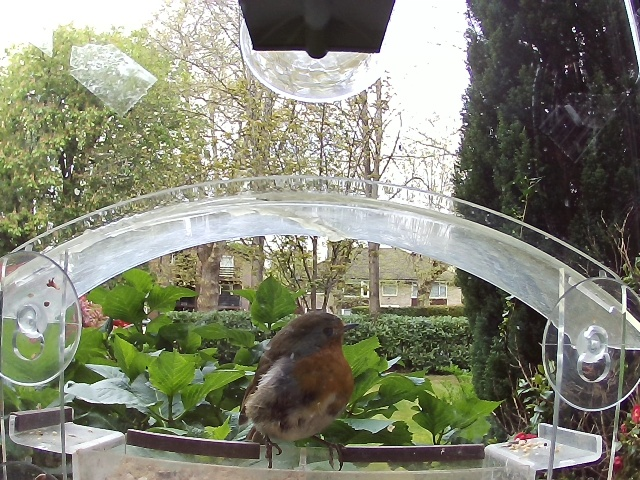
#> input picture images/01498ef6-8de6-4d46-183e-8109d0e59000.jpg, 640 x 480 px, given in place of 2bb55ec9-8f99-4fec-d544-a25e17cf3200.jpg, which was not available
$ python light_divider.py
#> lines starting #> are read from the running program, lines starting #| are printed output that depends on the picture; pictures that were not available may be replaced by others from this repository, and a replacement may not be noted
#> (reads meta_dict.json from the repository)
import json
import cv2 as cv
import numpy as np
from matplotlib import pyplot as plt
# Opening JSON file

def sort_images(ids):
    for id in ids:
        generic = f"./images/{id}.jpg"
        img = cv.imread(generic, cv.IMREAD_COLOR_BGR)
#> img is the input picture: shape (480, 640, 3); mean B, G, R 115.9, 133.4, 131.6
        hsv = cv.cvtColor(img, cv.COLOR_BGR2HSV)
#> hsv: shape (480, 640, 3); mean H, S, V 55, 54.7, 137.4
        hues  = hsv[:,:,0]
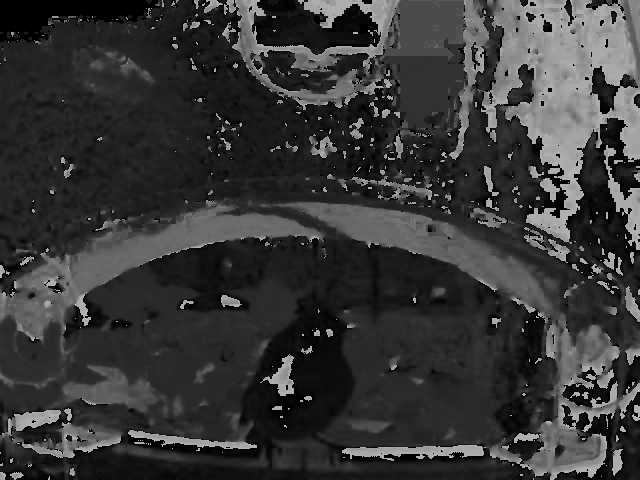
#> hues: shape (480, 640); min 0, max 179, mean 55
        sat = hsv[:,:,1]
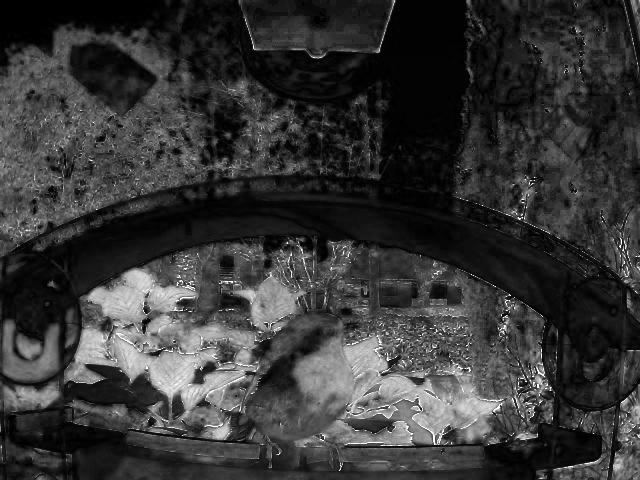
#> sat: shape (480, 640); min 0, max 255, mean 54.7
        vals = hsv[:,:,2]
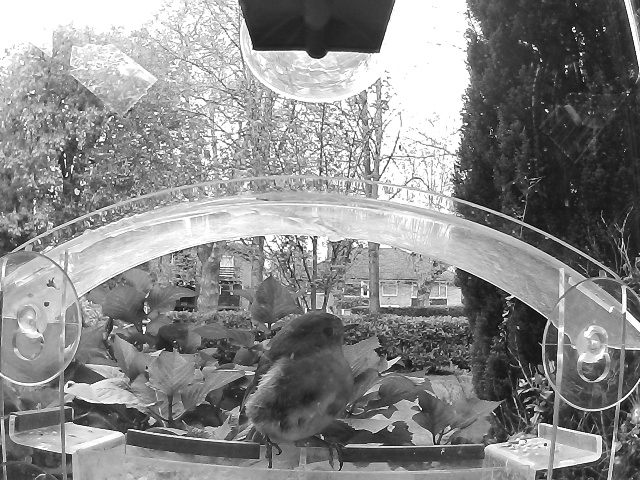
#> vals: shape (480, 640); min 1, max 255, mean 137.4
        flat_hues = hues.flatten()
        flat_vals = vals.flatten()
        if np.std(flat_vals) < 30:
            cv.imwrite(f"./images_light/too_dark/{id}.jpg", img)
        elif np.std(flat_hues) < 30:
            cv.imwrite(f"./images_light/night/{id}.jpg", img)
        else:
            cv.imwrite(f"./images_light/day/{id}.jpg", img)
#> pass 2 of the loop in sort_images, `for id in ids:`:
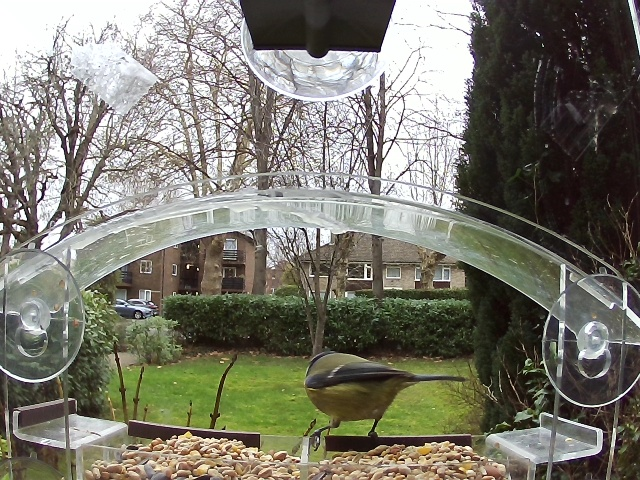
#> input picture images/0188ec0d-d580-4d46-88e4-a8f837ec6b00.jpg, 640 x 480 px, given in place of 4313403c-768b-43ac-2b5b-401e3c2d9200.jpg, which was not available
#> in sort_images, img is the input picture: shape (480, 640, 3); mean B, G, R 108.2, 120.2, 121.8
#> hsv: shape (480, 640, 3); mean H, S, V 55, 55.6, 125.5
#> in sort_images, `sat = hsv[:,:,1]`:
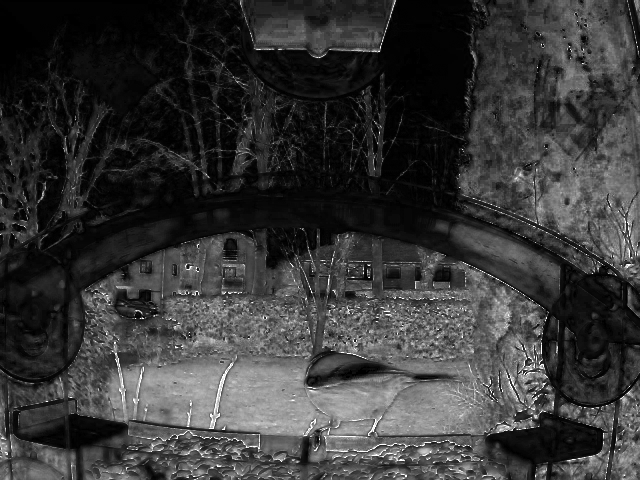
#> sat: shape (480, 640); min 0, max 255, mean 55.6
#> in sort_images, `vals = hsv[:,:,2]`:
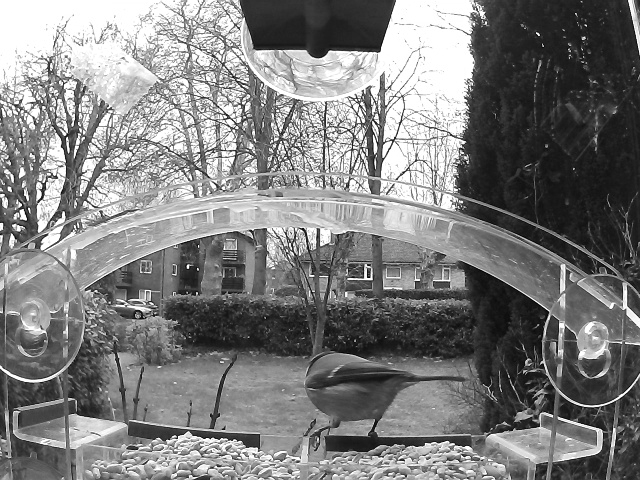
#> vals: shape (480, 640); min 1, max 255, mean 125.5

with open('meta_dict.json') as json_file:
    meta_dict_raw = json.load(json_file)
meta_dict = dict(meta_dict_raw)
ids = list(meta_dict.keys())
#> (the run stopped early here; a loop or call above may not have finished)
